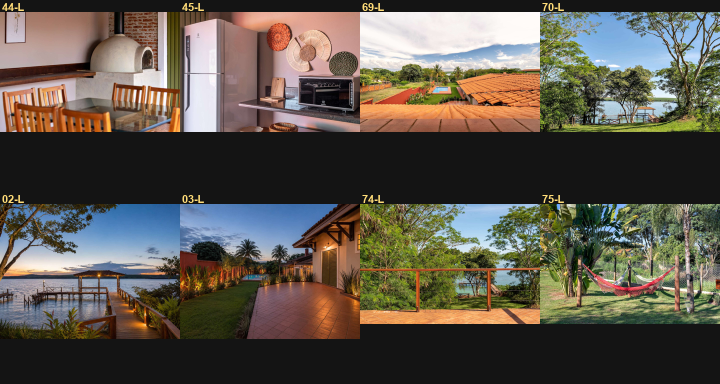
#> input picture landing-rancho-vovera/raw/loc-candidates.png, 1440 x 768 px, given in place of cdp-desk.png, which was not available (shown at 1/2 size); the run also reads 1 picture not shown here
$ python slice.py
#> lines starting #> are read from the running program, lines starting #| are printed output that depends on the picture; pictures that were not available may be replaced by others from this repository, and a replacement may not be noted
# -*- coding: utf-8 -*-
import os
from PIL import Image
OUT = r"C:\Users\MIGUEL~1\AppData\Local\Temp\claude\C--Users-Miguel-Galv-o-Documents-execflow\747ddf52-101a-4b31-ab18-e108f8146d63\scratchpad"

def slice(name, parts, prefix, capw=1200):
#> called with name = 'cdp-desk.png', parts = 7, prefix = 'D', capw = 1200
    im = Image.open(os.path.join(OUT, name)).convert("RGB")
#> im is the input picture: PIL image 1440x768 RGB; mean R, G, B 91.7, 85.3, 75.5
    w, h = im.size
#> w = 1440; h = 768
    seg = h // parts
#> seg = 109
    res = []
    for i in range(parts):
        y0 = i * seg
        y1 = h if i == parts - 1 else (i + 1) * seg + 40
        c = im.crop((0, y0, w, y1))
        if c.width > capw:
            r = capw / c.width
            c = c.resize((capw, int(c.height * r)))
        fn = f"{prefix}-{i+1}.png"
        c.save(os.path.join(OUT, fn))
        res.append(fn)
#> this loop made 7 passes
#> pass 1, in slice, `c = im.crop((0, y0, w, y1))`:
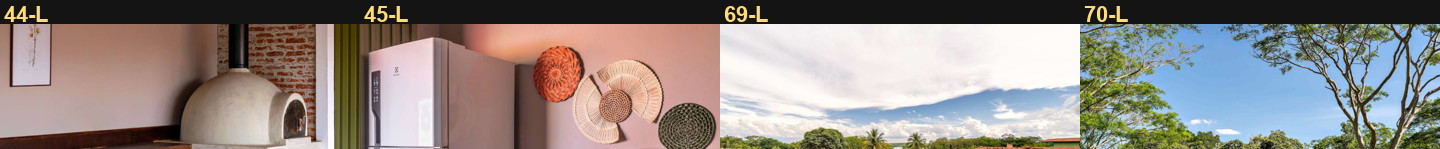
#> c: PIL image 1440x149 RGB; mean R, G, B 144.1, 135.7, 131.5
#> pass 1, in slice, `c = c.resize((capw, int(c.height * r)))`:
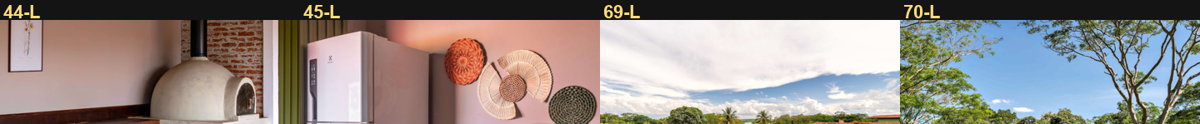
#> c: PIL image 1200x124 RGB; mean R, G, B 144.1, 135.7, 131.5
#> pass 2, in slice, `c = im.crop((0, y0, w, y1))`:
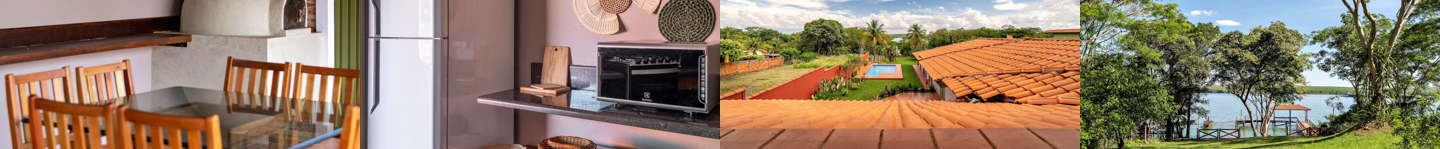
#> c: PIL image 1440x149 RGB; mean R, G, B 146.6, 125.3, 104.8
#> pass 2, in slice, `c = c.resize((capw, int(c.height * r)))`:
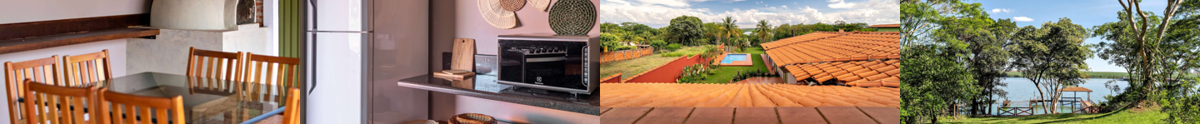
#> c: PIL image 1200x124 RGB; mean R, G, B 146.6, 125.3, 104.8
#> after the loop:
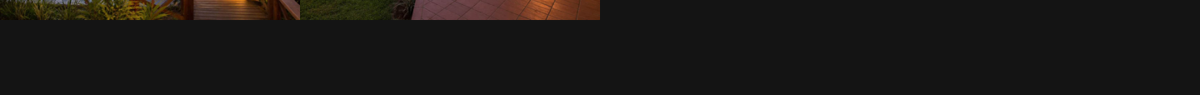
#> c: PIL image 1200x95 RGB; mean R, G, B 25.6, 23.1, 20.9
#> after the loop, r = 0.833; res = ['D-1.png', 'D-2.png', 'D-3.png', 'D-4.png', 'D-5.png', 'D-6.png', 'D-7.png']
    print(name, "h=", h, "->", res)
#| cdp-desk.png h= 768 -> ['D-1.png', 'D-2.png', 'D-3.png', 'D-4.png', 'D-5.png', 'D-6.png', 'D-7.png']

slice("cdp-desk.png", 7, "D")
slice("cdp-mob.png", 6, "M", capw=430)
#> (the run stopped early here; a loop or call above may not have finished)
